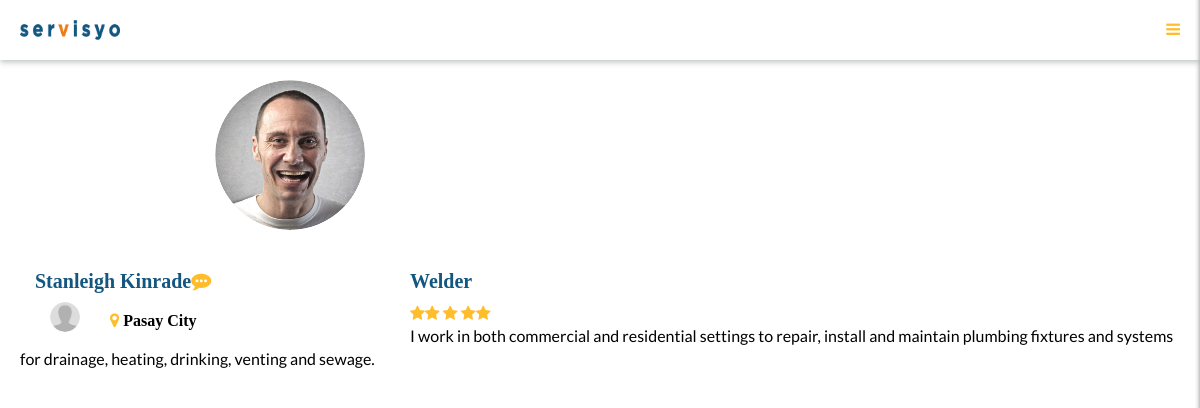
The page /user/profile/welder@gmail.com on the database as committed earlier.
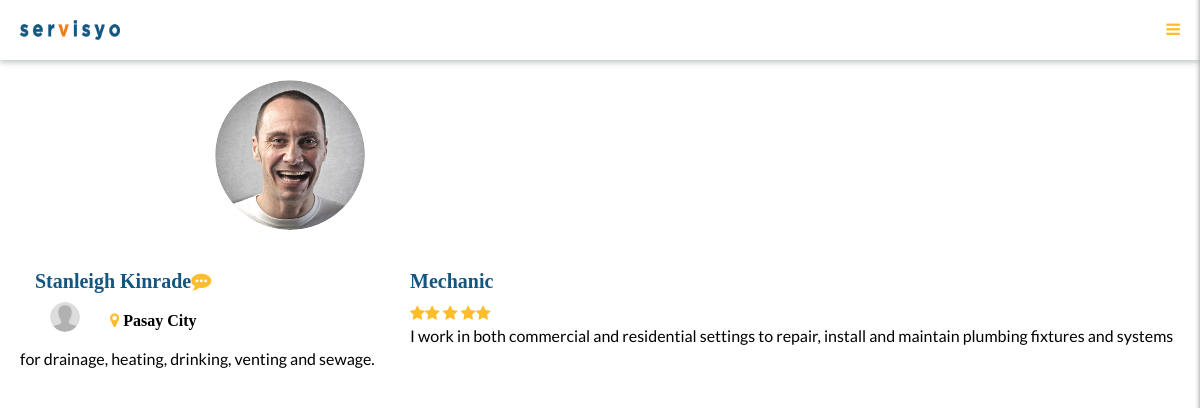
The same page on the database as committed later.
### app/models.py (models this page shows, shortened)
class User(db.Model, UserMixin):
    __tablename__ = 'users'
    first_name = db.Column(db.String)
    last_name = db.Column(db.String)
    phone = db.Column(db.String)
    email = db.Column(db.String, primary_key=True)
    gender = db.Column(db.String)
    profession = db.Column(db.String)
    confirmation = db.Column(db.Boolean)
    geolat = db.Column(db.String)
    geolng = db.Column(db.String)
    _password = db.Column(db.String)
    @hybrid_property
    def password(self):
        return self._password

### app/views/user.py (the view)
@userbp.route('/profile/<string:user>')
def profile(user):
    user = models.User.query.filter_by(email=user).first()
    return render_template('pages/profile/index.html', title='Profile', user=user)

### app/templates/pages/profile/index.html
{% extends "././layout/base.html" %}
{% block content %}
<link rel="stylesheet" href="{{ url_for('static', filename='css/profile-index.css') }}"/>
<section class="profile-section">
	<div class="container">
		<div class="row">
			<div class="col-xs-offset-2">
				<img class="img-responsive img-circle" src="./../static/img/team-leader-pic1.jpg">
			</div>
			<div class="col-md-4">
				<h2> {{ user.first_name }} {{user.last_name}}<i class="fa fa-commenting" aria-hidden="true"></i></h2>
			<div class="col-md-2">
				<img class="img-responsive img-circle" src="{{ url_for('static', filename='img/dp.png') }}">
			</div>
			<div class="col-md-4">
				<h4><span style="color: #CD2A00;"><i class="fa fa-map-marker" aria-hidden="true"></i></span> Pasay City </h4>
			</div>
		</div>
		<div class="profile-content">
			<h2>{{ user.profession }}</h2>
				<span style="color: #FFBD2C;">
					<i class="fa fa-star" aria-hidden="true"></i><i class="fa fa-star" aria-hidden="true"></i>
					<i class="fa fa-star" aria-hidden="true"></i>
					<i class="fa fa-star" aria-hidden="true"></i><i class="fa fa-star" 	aria-hidden="true"></i>
				</span>
			<p>I work in both commercial and residential settings to repair, install and maintain plumbing fixtures and systems for drainage, heating, drinking, venting and sewage. </p>
		</div>
	</div>
</section>
{% endblock %}

### app/templates/layout/base.html (shortened to what this page needs)
<!DOCTYPE html>
{% import "macros.html" as m %}
<html lang="en">
	<head>
		<link rel="stylesheet" href="{{ url_for('static', filename='css/bootstrap.min.css') }}"/>
		<link rel="stylesheet" href="{{ url_for('static', filename='css/font-awesome.min.css') }}"/>
		<link rel="stylesheet" href="{{ url_for('static', filename='css/animate.css') }}"/>
		<link rel="stylesheet" href="{{ url_for('static', filename='css/component.css') }}"/>
		<link rel="stylesheet" href="{{ url_for('static', filename='css/default.css') }}"/>
		<link rel="stylesheet" href="{{ url_for('static', filename='css/servisyo.css') }}"/>
		<link rel="stylesheet" href="{{ url_for('static', filename='css/search.css') }}"/>
	</head>
	<body id="container" class="cbp-spmenu-push">
		{% if current_user.is_authenticated %}
			<nav class="cbp-spmenu cbp-spmenu-vertical cbp-spmenu-right" id="cbp-spmenu-s2">
				<div class="side-top">
					<img src="{{ url_for('static', filename='img/dp.png') }}" class="text-center dp" />=
				</div>
				<a href="{{ url_for('userbp.profile', user=current_user) }}" class="text-center">
					<b>{{ current_user.first_name}} {{current_user.last_name}}</b>
				</a>
				<a href="/looking-for">Service Requests<span class="fa fa-bell pull-right"></span></a>
				<a href="/user/signout">Sign Out<span class="fa fa-sign-out pull-right"></span></a>
			</nav>
			<div class="top-nav text-right">
				<a href="/">
					<img src="{{ url_for('static', filename='img/logo.png') }}" class="proj-logo pull-left" />
				</a>
				<button id="showRightPush" class="navigator-btn">
					<span class="fa fa-reorder"></span>
				</button>
			</div>
		{% else %}
			<div class="top-nav text-right">
				<a href="/">
					<img src="{{ url_for('static', filename='img/logo.png') }}" class="proj-logo pull-left" />
				</a>
				<button id="showRightPush" class="navigator-btn">
					<span class="fa fa-reorder"></span>
				</button>
			</div>
		{% endif %}
   		<div id="body" class="body">
   			{% block content %}{% endblock %}
   		</div>
	</body>
</html>

### app/static/css/component.css (style rules this page uses)
.cbp-spmenu-push { overflow-x: hidden; position: relative; left: 0; }
.cbp-spmenu, .cbp-spmenu-push { -webkit-transition: all 0.3s ease; -moz-transition: all 0.3s ease; transition: all 0.3s ease; }

### app/static/css/default.css (style rules this page uses)
body, html { font-size: 100%; padding: 0; margin: 0; }
*, *:after, *:before { -webkit-box-sizing: border-box; -moz-box-sizing: border-box; box-sizing: border-box; }
body { font-family: 'Lato', Calibri, Arial, sans-serif; color: #47a3da; }
a { color: #f0f0f0; text-decoration: none; }

### app/static/css/servisyo.css (style rules this page uses)
.top-nav { width: 100%; height: 60px; background-color: #fff; box-shadow: 0 2px 6px rgba(57,73,76,.35); }
.navigator-btn { color: #ffbd2c; background-color: #fff; padding: 0; border: 0; margin-top: 18px; margin-right: 20px; }
.proj-logo { height: 20px; width: 100px; margin-top: 20px; margin-left: 20px; }
.top-nav a { text-decoration: none; }

### app/static/css/profile-index.css (style rules this page uses)
h4 { font-family: Montserrat; margin-top: 10px; margin-bottom: 5px; font-weight: bold; color: #000; font-size: 16px; }
h2 { margin-top: 40px; color: #135680; font-family: Montserrat; font-weight: bold; font-size: 20px; }
img { width: 150px; height: 150px; text-align: center; }
.profile-section { padding: 20px; }
.profile-content p { color: #000;4 font-size: 12px; }
i { color: #FFBD2C; }

Rows that differ between the two databases and show on the page:
changed User "Stanleigh": profession "Welder" → "Mechanic"
